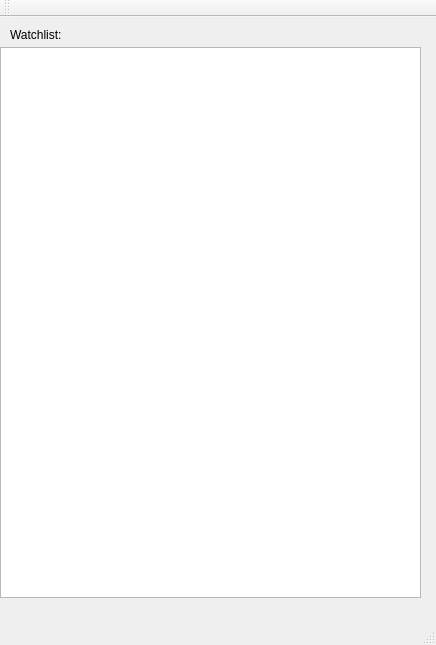
<?xml version="1.0" encoding="UTF-8"?>
<ui version="4.0">
 <class>ListWindow</class>
 <widget class="QMainWindow" name="ListWindow">
  <property name="geometry">
   <rect>
    <x>0</x>
    <y>0</y>
    <width>436</width>
    <height>645</height>
   </rect>
  </property>
  <property name="windowTitle">
   <string>ListWindow</string>
  </property>
  <widget class="QWidget" name="centralWidget">
   <widget class="QListView" name="list">
    <property name="geometry">
     <rect>
      <x>0</x>
      <y>30</y>
      <width>421</width>
      <height>551</height>
     </rect>
    </property>
   </widget>
   <widget class="QLabel" name="label">
    <property name="geometry">
     <rect>
      <x>10</x>
      <y>10</y>
      <width>141</width>
      <height>16</height>
     </rect>
    </property>
    <property name="font">
     <font>
      <pointsize>9</pointsize>
     </font>
    </property>
    <property name="text">
     <string>Watchlist:</string>
    </property>
   </widget>
  </widget>
  <widget class="QMenuBar" name="menuBar">
   <property name="geometry">
    <rect>
     <x>0</x>
     <y>0</y>
     <width>436</width>
     <height>25</height>
    </rect>
   </property>
  </widget>
  <widget class="QToolBar" name="mainToolBar">
   <attribute name="toolBarArea">
    <enum>TopToolBarArea</enum>
   </attribute>
   <attribute name="toolBarBreak">
    <bool>false</bool>
   </attribute>
  </widget>
  <widget class="QStatusBar" name="statusBar"/>
 </widget>
 <layoutdefault spacing="6" margin="11"/>
 <resources/>
 <connections/>
</ui>
